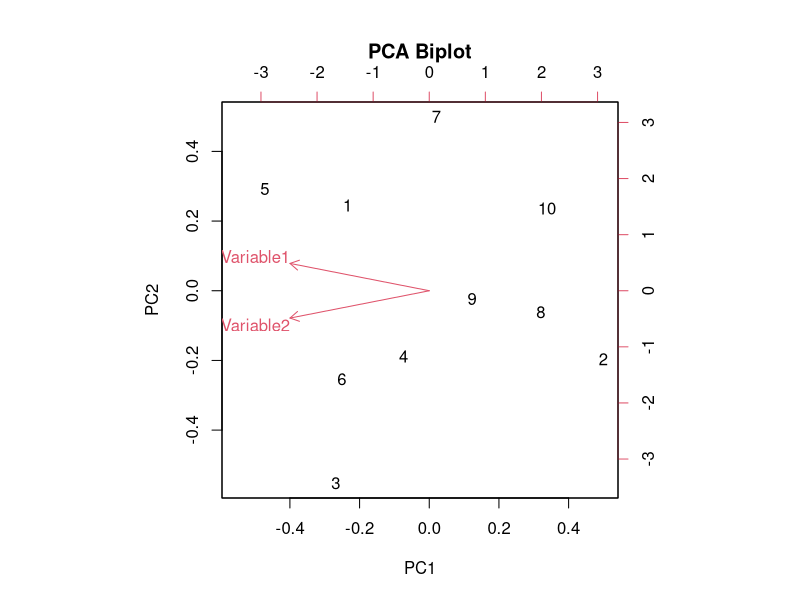
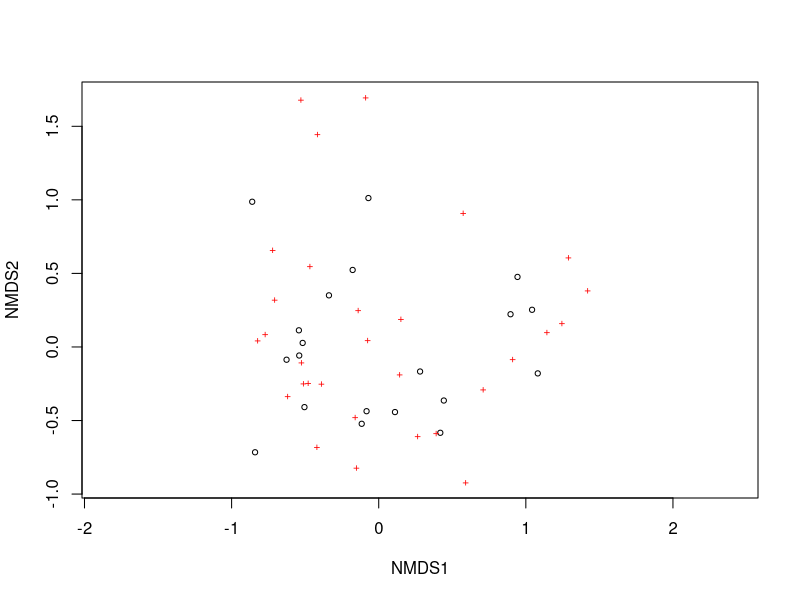
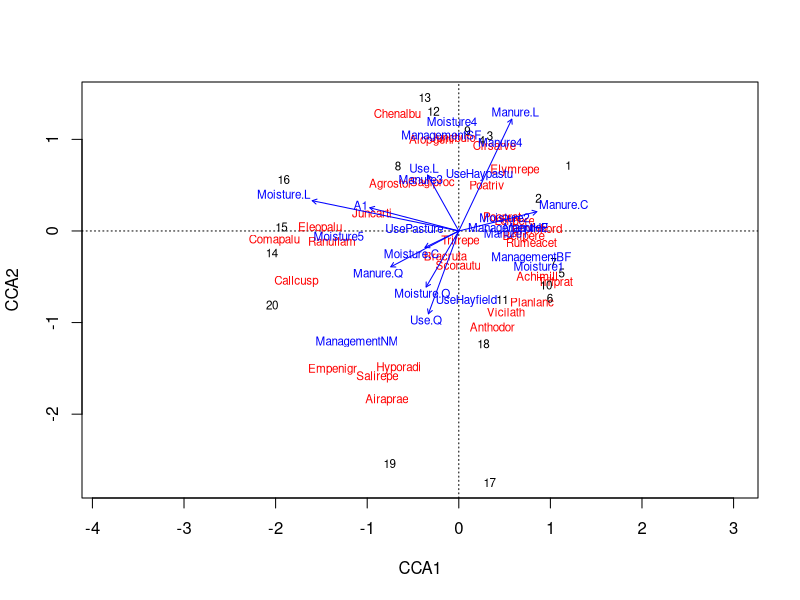
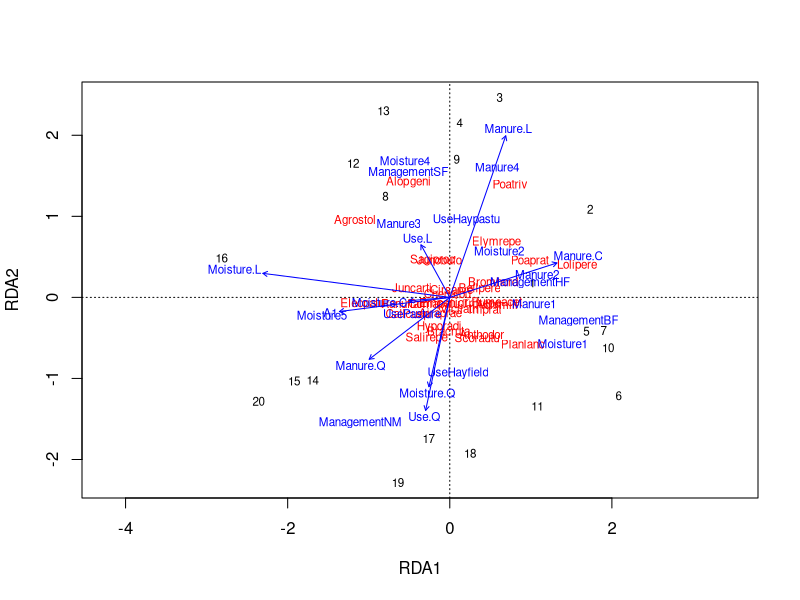
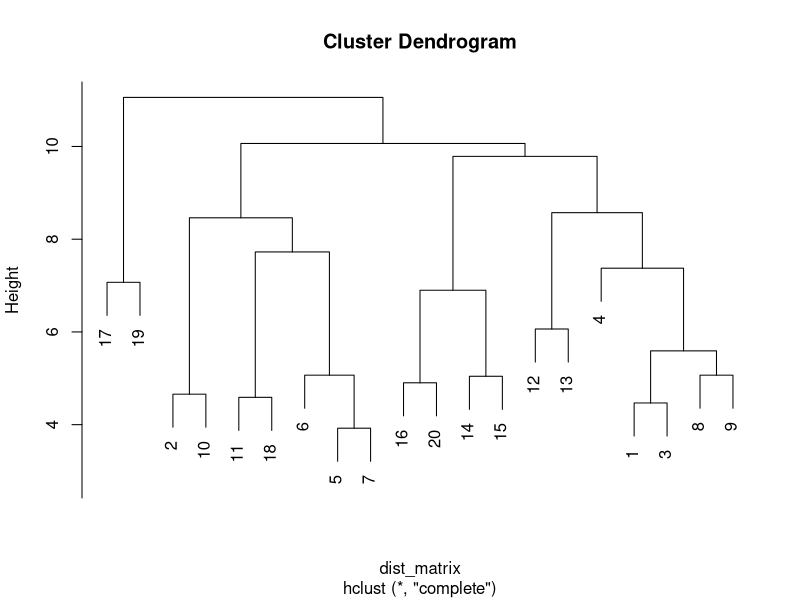
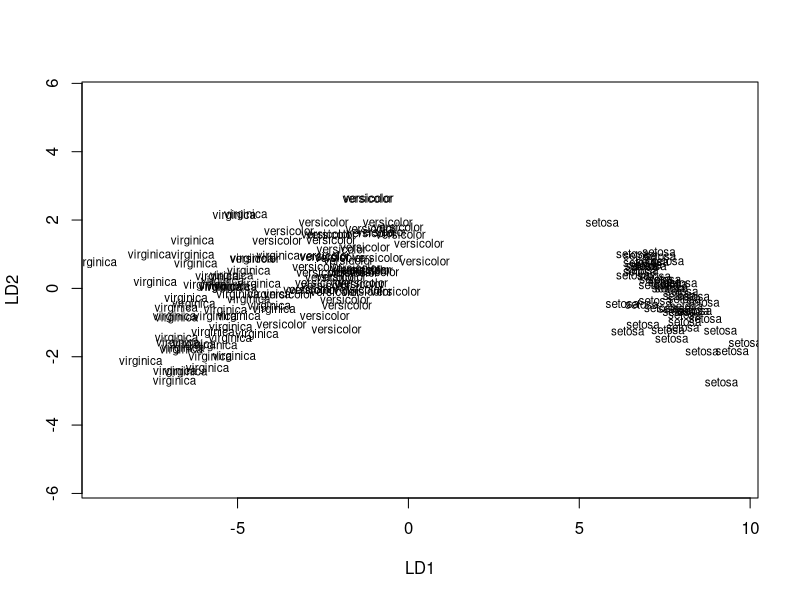
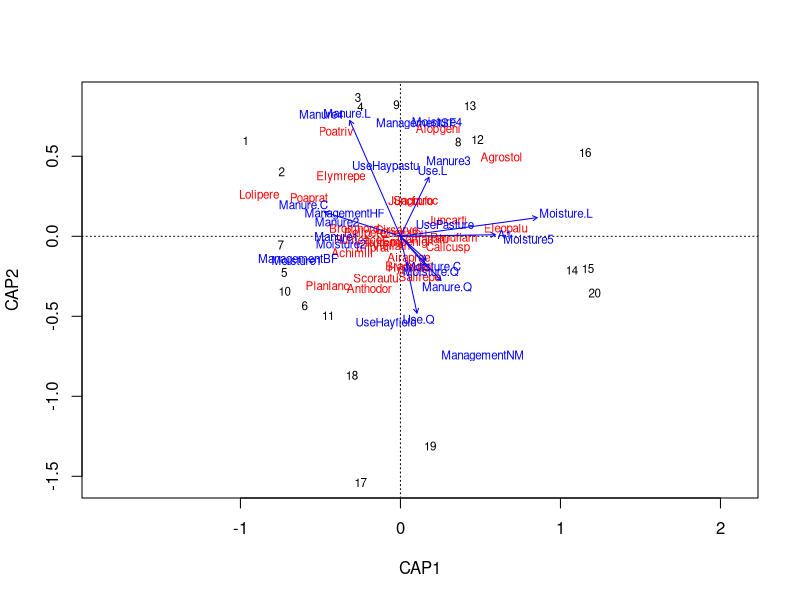

The R script that drew these images, in order:
## ---- chunk 1
# Load necessary library
library(ggplot2)

# Create a sample dataset
data <- data.frame(
  Variable1 = c(2.5, 0.5, 2.2, 1.9, 3.1, 2.3, 2, 1, 1.5, 1.1),
  Variable2 = c(2.4, 0.7, 2.9, 2.2, 3.0, 2.7, 1.6, 1.1, 1.6, 0.9)
)

# Perform PCA
pca_result <- prcomp(data, scale. = TRUE)

# Print PCA summary
summary(pca_result)

# Plot PCA
biplot(pca_result, main = "PCA Biplot")
## ---- chunk 2
library(vegan)
data(dune)
nmds <- metaMDS(dune)
plot(nmds)
## ---- chunk 3
data(dune.env)
cca_model <- cca(dune ~ ., data = dune.env)
plot(cca_model)
## ---- chunk 4
rda_model <- rda(dune ~ ., data = dune.env)
plot(rda_model)
## ---- chunk 5
dist_matrix <- dist(scale(dune))
hc <- hclust(dist_matrix)
plot(hc)
## ---- chunk 6
library(MASS)
# Example assumes 'Species' is a factor in iris
lda_model <- lda(Species ~ ., data = iris)
plot(lda_model)
## ---- chunk 7
adonis_model <- adonis(dune ~ Management, data = dune.env)
adonis_model
## ---- chunk 8

## ---- chunk 9
db_rda <- capscale(dune ~ ., data = dune.env, distance = "bray")
plot(db_rda)
## ---- chunk 10

